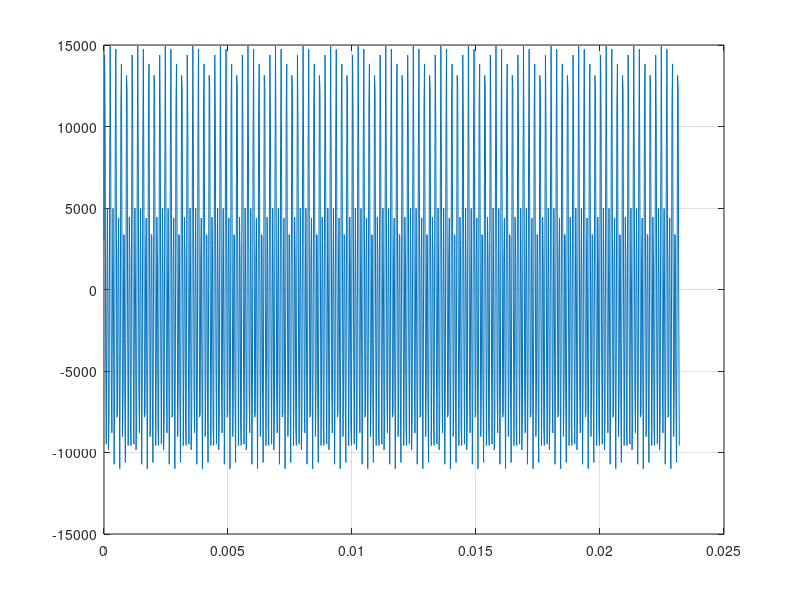

Here is the MATLAB script that generated this plot: (Note: this script raises an error after producing the figure.)
clear;
clc;

% choose test signal:
    test = 'sin';
    %test = 'const';
    %test = 'num';

% variable constants:
    N = 1024;

    Fd = 44100;
    bias = 0;
    
    amp_1 = 10000; % e.g. 16 bit ADC
    amp_2 = 5000; % 2nd sine

    freq_1 = 9000; % Hz
    freq_2 = 4500;

    phase_1 = 0; % grad
    phase_2 = 37;

N_bank = 4;
row = round(N/N_bank);

time = 0 : 1/Fd : (N - 1)/Fd;
signal = bias + amp_1*sind((freq_1*360).* time + phase_1) + amp_2*sind((freq_2*360).* time + phase_2);

if(strcmp(test, 'sin'))
    fprintf('signal test\n');
elseif(strcmp(test, 'const'))
    fprintf('const test\n');
elseif(strcmp(test, 'num'))
    fprintf('index number test\n');
else
    error('"test" is wrong\n');
end

k = 0;
ram(1:row, 1:N_bank) = zeros;
test_signal(1:N) = zeros;

for i = 1:N_bank
    for j = 1:row
        k = k + 1;
        
        if(strcmp(test, 'sin'))
            test_signal(k) = round(signal(k));
        elseif(strcmp(test, 'const'))
            test_signal(k) = 100;
        elseif(strcmp(test, 'num'))
            test_signal(k) = k - 1;
        end
        
        if(N_bank == 4)
            switch(i)
                case 1
                    ram(j, 1) = test_signal(k);
                case 2
                    ram(j, 3) = test_signal(k);
                case 3
                    ram(j, 2) = test_signal(k);
                case 4
                    ram(j, 4) = test_signal(k);
            end
        else
            error('number of bank must be equal 4 because of stage writing points bank number must be 1,3,2,4');
        end
    end
end

clear k;
clear signal;

figure;
plot(time, test_signal);
grid on;
clear time;

% fft (for check):
temp_fft = fft(test_signal, N)/N;
cnt = 1;

ram_fft(1:row, 1:N_bank) = zeros;
for i = 1:row
    ram_fft(i, 1:4) = real(temp_fft((1 + (i-1)*4) : (4*i))) -...
                      imag(temp_fft((1 + (i-1)*4) : (4*i)));
    cnt = cnt + 1;
end

%{
% fft:
% 1 stage
ram_buf(1:row, 1:N_bank) = zeros;
for i = 1:row
   ram_buf(i,:) = fft_but4(ram(i,:), N, i-1);
end

ram(1:4, 1:4) =     [ram_buf(1:4,   1), ram_buf(1:4,   2), ram_buf(1:4,   3), ram_buf(1:4,   4)];
ram(5:8, 1:4) =     [ram_buf(5:8,   2), ram_buf(5:8,   3), ram_buf(5:8,   4), ram_buf(5:8,   1)];
ram(9:12, 1:4) =    [ram_buf(9:12,  3), ram_buf(9:12,  4), ram_buf(9:12,  1), ram_buf(9:12,  2)];
ram(13:16, 1:4) =	[ram_buf(13:16, 4), ram_buf(13:16, 1), ram_buf(13:16, 2), ram_buf(13:16, 3)];

clear ram_buf;
ram_buf(1:4, 1:4) =     [ram(1:4, 1), ram(5:8, 4), ram(9:12, 3), ram(13:16, 2)];
ram_buf(5:8, 1:4) =     [ram(1:4, 2), ram(5:8, 1), ram(9:12, 4), ram(13:16, 3)];
ram_buf(9:12, 1:4) =    [ram(1:4, 3), ram(5:8, 2), ram(9:12, 1), ram(13:16, 4)];
ram_buf(13:16, 1:4) =   [ram(1:4, 4), ram(5:8, 3), ram(9:12, 2), ram(13:16, 1)];

ram = ram_buf;

% 2 stage
clear ram_buf;
ram_buf(1:row, 1:N_bank) = zeros;
cnt = 0;
for i = 1:row 
   ram_buf(i,:) = fft_but4(ram(i,:), N/4, cnt);
   
   if(cnt == 3)
       cnt = 0;
   else
       cnt = cnt + 1;
   end
end

for i = 1:4
    t = (i-1)*4;
    
    ram(1+t, 1:4) = [ram_buf(1+t, 1), ram_buf(1+t, 2), ram_buf(1+t, 3), ram_buf(1+t, 4)];
    ram(2+t, 1:4) = [ram_buf(2+t, 2), ram_buf(2+t, 3), ram_buf(2+t, 4), ram_buf(2+t, 1)];
    ram(3+t, 1:4) = [ram_buf(3+t, 3), ram_buf(3+t, 4), ram_buf(3+t, 1), ram_buf(3+t, 2)];
    ram(4+t, 1:4) = [ram_buf(4+t, 4), ram_buf(4+t, 1), ram_buf(4+t, 2), ram_buf(4+t, 3)];
end

clear ram_buf;
ram_buf(1:row, 1:N_bank) = zeros;

for i = 1:4
    t = (i-1)*4;
    
    ram_buf(1+t, 1:4) = [ram(1+t, 1), ram(2+t, 4), ram(3+t, 3), ram(4+t, 2)];
    ram_buf(2+t, 1:4) = [ram(1+t, 2), ram(2+t, 1), ram(3+t, 4), ram(4+t, 3)];
    ram_buf(3+t, 1:4) = [ram(1+t, 3), ram(2+t, 2), ram(3+t, 1), ram(4+t, 4)];
    ram_buf(4+t, 1:4) = [ram(1+t, 4), ram(2+t, 3), ram(3+t, 2), ram(4+t, 1)];
end
    
ram = ram_buf;

% 3 stage
clear ram_buf;
ram_buf(1:row, 1:N_bank) = zeros;
for i = 1:row 
   ram_buf(i,:) = fft_but4(ram(i,:), N/4/4, 4);
end

re = real(ram_buf);
im = imag(ram_buf);
%}
  
% fht:
file_addr = fopen('addr_rd.txt', 'w'); % for compare with rtl

for i = 1:row % 0 stage (only butterfly)
   temp = fht_double_but([ram(i, 1), ram(i, 2), 0],...
                         [ram(i, 3), ram(i, 4), 0], 0, 0, 1);
   ram(i, :) = [temp(1), temp(3), temp(2), temp(4)];
   
   fprintf(file_addr, '%4d\t%4d\n', i-1, i-1);
end

last_stage = log(N)/log(2) - 1; % numbers start from zero
coef_cos = 4;

% init coef for 1st stage:
	div = N/(2*N_bank);
	sector = 1;
    
for stage = 1:last_stage % without 0 stage
	ram_buf(1:row, 1:N_bank) = zeros;

    sector_size = 1;
	sector_cnt = 2;

	cos_cnt = 0;
	bit_depth = stage;

	for j = 1:sector
		cur_cos_0 = bin2dec(fliplr(dec2bin(cos_cnt, bit_depth)));
		cur_cos_1 = bin2dec(fliplr(dec2bin(cos_cnt + 1, bit_depth)));
		
		for i = (1 + (j-1)*2*div):(2*div + (j-1)*2*div) 
			if(j == 1)
				temp = fht_double_but([ram(i, 1), ram(i, 2), ram(i, 2)],...
									  [ram(i, 3), ram(i, 4), ram(i, 4)], cur_cos_0, cur_cos_1, coef_cos);   
			elseif(j == 2)
				temp = fht_double_but([ram(i, 2), ram(i, 1), ram(i, 3)],...
									  [ram(i, 4), ram(i, 3), ram(i, 1)], cur_cos_0, cur_cos_1, coef_cos);
			elseif(mod(j, 2) == 1)
				temp = fht_double_but([ram(i, 1), ram(i, 2), ram(i + sector_cnt*2*div, 3)],...
									  [ram(i, 3), ram(i, 4), ram(i + sector_cnt*2*div, 1)],...
									   cur_cos_0, cur_cos_1, coef_cos);
			else
				temp = fht_double_but([ram(i, 2), ram(i, 1), ram(i + sector_cnt*2*div, 4)],...
									  [ram(i, 4), ram(i, 3), ram(i + sector_cnt*2*div, 2)],...
									   cur_cos_0, cur_cos_1, coef_cos);
            end
            
			if(j <= 2)
                fprintf(file_addr, '%4d\t%4d\n', i-1, i-1);
            else
                fprintf(file_addr, '%4d\t%4d\n', i-1, i + sector_cnt*2*div-1);
            end
            
			if(stage == last_stage)
				ram_buf(i, 1) = temp(1);
				ram_buf(i, 2) = temp(2);
				ram_buf(i, 3) = temp(3);
				ram_buf(i, 4) = temp(4);
			elseif(i > (div + (j-1)*2*div))
				ram_buf(i - div, 2) = temp(1);
				ram_buf(i - div, 4) = temp(2);
				ram_buf(i, 1) = temp(3);
				ram_buf(i, 3) = temp(4); 
			else
				ram_buf(i, 1) = temp(1);
				ram_buf(i, 3) = temp(2);
				ram_buf(i + div, 2) = temp(3);
				ram_buf(i + div, 4) = temp(4);
            end
		end
        
		if((sector_cnt == -(sector_size - 1)) && (j >= 2))
			sector_size = 2*sector_size;
			sector_cnt = sector_size - 1;
		else
			sector_cnt = sector_cnt - 2;
        end
        
        temp_cnt(j, 1) = sector_cnt;
        temp_cnt(j, 2) = sector_size;
        
        cos_cnt = cos_cnt + 2;
	end

	div = div/2;
	coef_cos = 2*coef_cos;
	sector = 2*sector;
    
	ram = ram_buf;
end

fclose(file_addr); 
clear temp;

% from matrix to row:
cnt = 1;
clear ram_buf;
ram_buf(1:N) = zeros;

for i = 1:row
	ram_buf((1 + (i-1)*4) : (4*i)) = ram(i, 1:4);
    cnt = cnt + 1;
end

% change index order (bit reverse):
cnt = 1;
ram_fht(1:row, 1:N_bank) = zeros;

for i = 1:row
	ram_fht(i, 1:4) = [ram_buf(bin2dec(fliplr(dec2bin(cnt-1, last_stage+1))) + 1),... % cnt+0-1
					   ram_buf(bin2dec(fliplr(dec2bin(cnt, last_stage+1))) + 1),...   % cnt+1-1
					   ram_buf(bin2dec(fliplr(dec2bin(cnt+1, last_stage+1))) + 1),... % cnt+2-1
					   ram_buf(bin2dec(fliplr(dec2bin(cnt+2, last_stage+1))) + 1)];   % cnt+3-1
    cnt = cnt + 4;
end

clear cnt;

ram_sub = ram_fft - ram_fht;